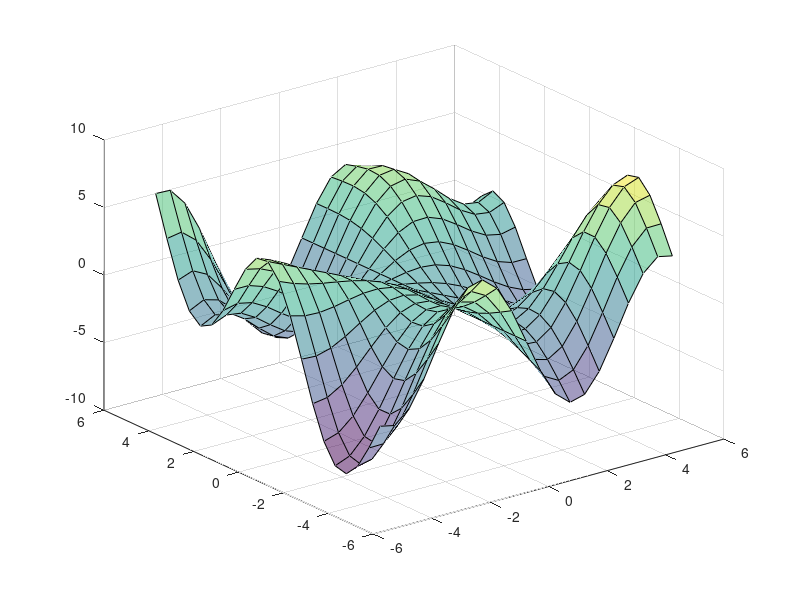

Here is the MATLAB script that generated this plot: (Note: this script raises an error after producing the figure.)
 %Surface plot 3d

[X,Y] = meshgrid(1:0.5:10,1:20);
Z = sin(X) + cos(Y);
surf(X,Y,Z)

%phase one

[X,Y] = meshgrid(1:0.5:10,1:20);
Z = sin(X) + cos(Y);
C = X.*Y;
surf(X,Y,Z,C)
colorbar

%phase 2

[X,Y,Z] = peaks(25);
CO(:,:,1) = zeros(25); % red
CO(:,:,2) = ones(25).*linspace(0.5,0.6,25); % green
CO(:,:,3) = ones(25).*linspace(0,1,25); % blue
surf(X,Y,Z,CO)

[X,Y] = meshgrid(-5:.5:5);
Z = Y.*sin(X) - X.*cos(Y);
s = surf(X,Y,Z,'FaceAlpha',0.5)

%phase 3

s.EdgeColor = 'none';

%phase 4